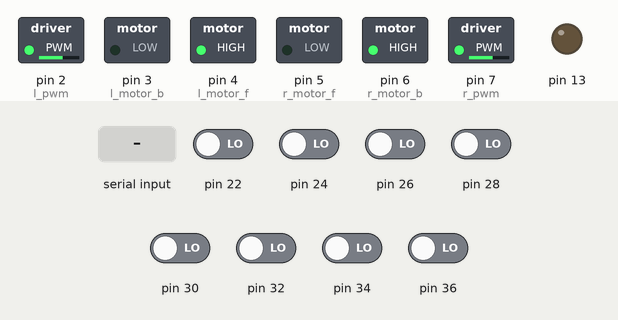
Bench run of a sketch on a simulated Arduino Mega 2560, built with avr-gcc and run on an emulated ATmega2560. Shown: switched loads named in the sketch (green lamp = pin HIGH), output pins drawn as LEDs (lit = HIGH). Inputs (shaded band) come from the test bench; at power-on: pin 22, pin 24, pin 26, pin 28, pin 30, pin 32, pin 34, pin 36 LOW.

Above: at 1.2 s.
1.3 s: "1" received over the second serial link
At 2.4 s:
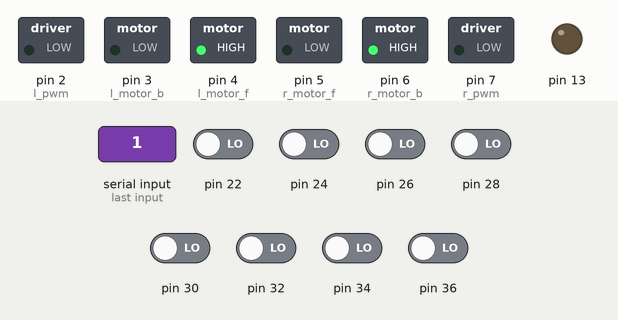
Timing chart, 0 to 4.3 s (numbered marks = the images above; inputs shaded):
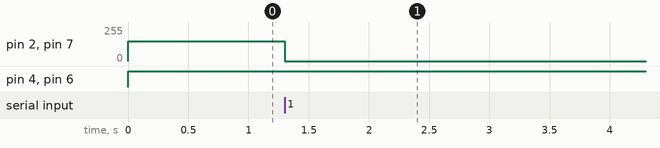

Measured:
- after the input at 1.3 s, pin 2 (l_pwm), pin 7 (r_pwm): 150/255 → 0/255 at once

The sketch:

attempt_3.ino
```cpp
#include <QTRSensors.h>

/*qtrc*/
#define NUM_SENSORS 8
#define TIMEOUT 2500
#define EMITTER_PIN 38


int min_c[8] = {710, 715, 310, 130, 145, 395, 620, 190};
int max_c[8] = {2300, 2300, 1500, 700, 730, 2150, 2300, 1100};
#define high  1500

int pre_value;

/*Motor*/
#define l_motor_f 4
#define l_motor_b 3
#define r_motor_f 5
#define r_motor_b 6
#define l_pwm 2
#define r_pwm 7
QTRSensorsRC qtrrc((unsigned char[]) {
  22, 24, 26, 28, 30, 32, 34, 36
},
NUM_SENSORS, TIMEOUT, EMITTER_PIN);

unsigned int sensorValues[NUM_SENSORS];

unsigned int position;

//PD control
float kp = 0.2 ;
float kd = 22 ;
#define max_speed 255
#define base_position 3500
int last_error = 0;

void setup() {
  pinMode(l_motor_f, OUTPUT);
  pinMode(l_motor_b, OUTPUT);
  pinMode(r_motor_b, OUTPUT);
  pinMode(r_motor_f, OUTPUT);
  pinMode(l_pwm, OUTPUT);
  pinMode(r_pwm, OUTPUT);
  pinMode(13, OUTPUT);
  Serial.begin(9600);
  Serial1.begin(9600);

}

void loop() {
  bluetooth();
  position = readline();
  //  for (unsigned char i = 0; i < NUM_SENSORS; i++)
  //  {
  //    Serial.print(sensorValues[i]);
  //    Serial.print('\t'); // tab to format the raw data into columns in the Serial monitor
  //  }
  //  Serial.println(position);
  //  delay(150);
  if (position > 6000)
  {
    digitalWrite(l_motor_b, HIGH);
    digitalWrite(r_motor_b, LOW);
    digitalWrite(l_motor_f, LOW);
    digitalWrite(r_motor_f, HIGH);
    analogWrite(l_pwm, 150);
    analogWrite(r_pwm, 150);
    do {
      bluetooth();
      position = readline();
    } while (sensorValues[3] < 1500 && sensorValues[4] < 1500);
  }

  else  if (position < 1000)
  {
    digitalWrite(l_motor_b, LOW);
    digitalWrite(r_motor_b, HIGH);
    digitalWrite(l_motor_f, HIGH);
    digitalWrite(r_motor_f, LOW);
    analogWrite(r_pwm, 150);
    analogWrite(l_pwm, 150);
    do {
      bluetooth();
      position = readline();
    } while (sensorValues[3] < 1500 && sensorValues[4] < 1500);
  }
  else
    follow_line(position);
}

void follow_line(unsigned int pos)
{
  digitalWrite(l_motor_b, LOW);
  digitalWrite(r_motor_b, LOW);
  digitalWrite(l_motor_f, HIGH);
  digitalWrite(r_motor_f, HIGH);
  int error = pos - base_position;
  last_error = error;
  int speed_var = kp * error + kd * (error - last_error);

  if (speed_var > 0) //left turn
  {
    analogWrite(l_pwm, max(0, max_speed - speed_var));
    analogWrite(r_pwm, max_speed);
  }
  else //right turn
  {
    analogWrite(r_pwm, max(0, max_speed + speed_var));
    analogWrite(l_pwm, max_speed);
  }
}

unsigned int readline()
{
  unsigned int pos = 0;
  int sum = 0;
  boolean a = false;
  qtrrc.read(sensorValues);
  for (unsigned char i = 0; i < NUM_SENSORS; i++)
  {
    sensorValues[i] = constrain(sensorValues[i], min_c[i], max_c[i]);
    sensorValues[i] = map(sensorValues[i], min_c[i], max_c[i], 0, 2500);
    //    sensorValues[i] = 2500 - sensorValues[i];
    if (sensorValues[i] > high)
      a = true;
    pos += (i * 1000 * sensorValues[i]);
    sum += sensorValues[i];
  }
  if (a)
  {
    pos = pos / sum;
    pre_value = pos;
  }
  else
  {
    if (pre_value > 6000)
      pos = (NUM_SENSORS - 1) * 1000;
    else if (pre_value < 1000)
      pos = 0;
    else
      pos = pre_value;
  }
  return pos;
}

void bluetooth()
{
  if (Serial1.available() > 0)
  {
    analogWrite(l_pwm, 0);
    analogWrite(r_pwm, 0);
    char a = Serial1.read();
    Serial1.println("delays");
    //    while (!Serial1.available());
    //    kp = Serial1.parseFloat();
    //    Serial.print(kp);
    //    while (!Serial1.available());
    //    kd = Serial1.parseFloat();
    //    Serial.print(kd);
    while (!Serial1.available());
    Serial1.read();
    delay(500);
  }
}
```
